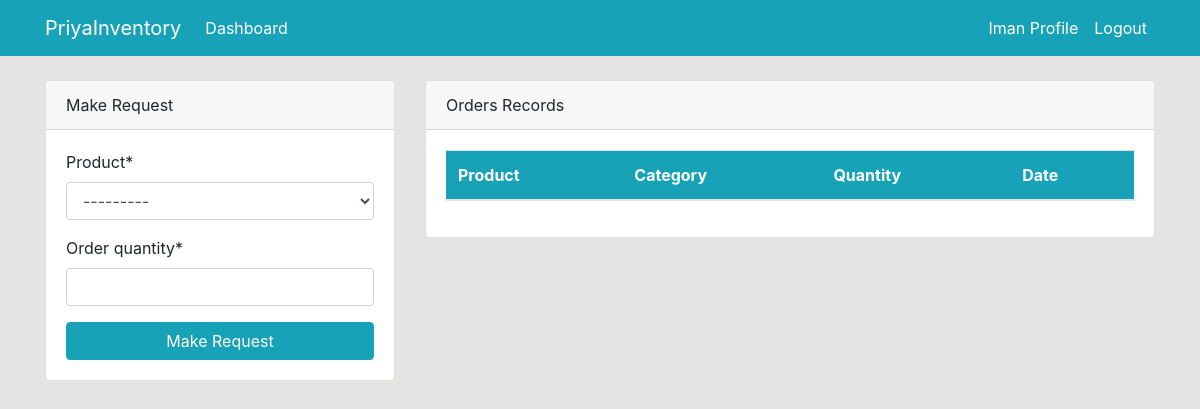
The page /dashboard/ (signed in) on the database as committed earlier.
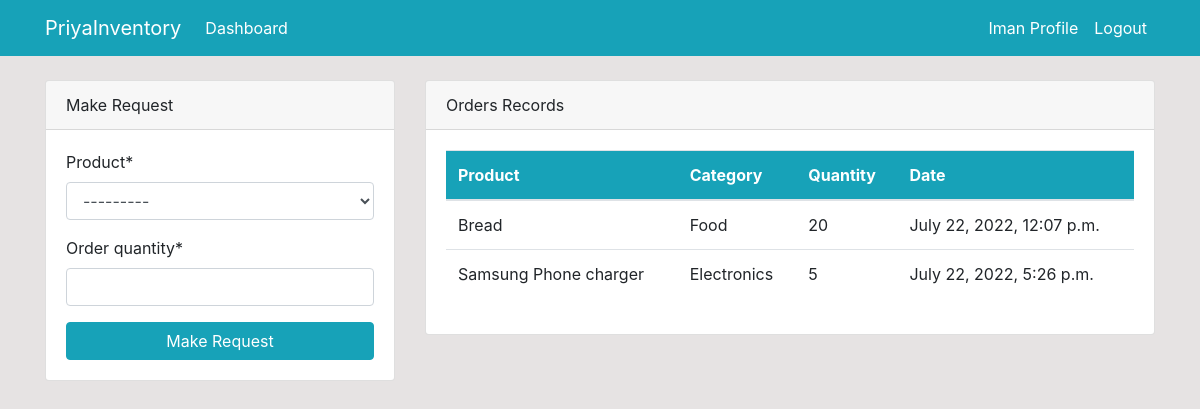
The same page on the database as committed later.
### dashboard/models.py (models this page shows, shortened)
class Order(models.Model):
    product = models.ForeignKey(Product, on_delete=models.CASCADE, null=True)
    staff = models.ForeignKey(User, models.CASCADE, null=True)
    order_quantity = models.PositiveIntegerField(null=True)
    date = models.DateTimeField(auto_now_add=True)
    class Meta:
        verbose_name_plural = 'Order'

class Product(models.Model):
    name = models.CharField(max_length=100, null=True)
    category = models.CharField(max_length=20, choices=CATEGORY, null=True)
    quantity = models.PositiveIntegerField(null=True)
    class Meta:
        verbose_name_plural = 'Product'
    def __str__(self):
        return f'{self.name}-{self.quantity}'

### dashboard/views.py (the view)
# urls.py: path('dashboard/', views.index, name='dashboard-index'),
@login_required
def index(request):
    orders = Order.objects.all()
    products = Product.objects.all()
    orders_count = orders.count()
    product_count = products.count()
    workers_count = User.objects.all().count()
    if request.method=='POST':
        form = OrderForm(request.POST)
        if form.is_valid():
            instance = form.save(commit=False)
            instance.staff = request.user
            instance.save()
            return redirect('dashboard-index')
    else:
        form = OrderForm()
    context={
        'orders': orders,
        'form': form,
        'products': products,
        'product_count': product_count,
        'workers_count': workers_count,
        'orders_count': orders_count,
    }
    return render(request, 'dashboard/index.html', context)

### dashboard/forms.py
class OrderForm(forms.ModelForm):
    class Meta:
        model = Order
        fields = ['product', 'order_quantity']

### templates/dashboard/index.html (shortened to what the changed rows need)
{% extends 'partials/base.html' %}
{% block content %}
{% if user.is_authenticated and user.is_staff and user.is_superuser %}
{% include 'partials/topnav.html' %}
    <div class="container">
        <div class="row my-5">
            <div class="col-md-6">
                <div class="bg-white">
                    <canvas id="myChart1" width="400" height="300"></canvas>
                    <script>
                        var ctx = document.getElementById('myChart1').getContext('2d');
                        var myChart1 = new Chart(ctx, {
                            type: 'pie',
                            data: {
                                labels: [{% for order in orders %} '{{ order.product.name }}', {% endfor %}],
                                datasets: [{
                                    label: 'Orders',
                                    data: [{% for order in orders %} '{{ order.order_quantity }}', {% endfor %}],
                                    backgroundColor: [
                                        'rgba(255, 99, 132, 1)',
                                        'rgba(54, 162, 235, 1)',
                                        'rgba(255, 206, 86, 1)',
                                        'rgba(75, 192, 192, 1)',
                                        'rgba(153, 102, 255, 1)',
                                        'rgba(25,159, 84, 1)',
                                        'rgba(211, 69, 132, 1)',
                                        'rgba(58, 172, 235, 1)',
                                        'rgba(250, 106, 86, 1)',
                                        'rgba(65, 152, 192, 1)',
                                        'rgba(120, 202, 255, 1)',
                                        'rgba(220, 178, 64, 1)'
                                    ],
                                    borderColor: [
                                        'rgba(255, 99, 132, 1)',
                                        'rgba(54, 162, 235, 1)',
                                        'rgba(255, 206, 86, 1)',
                                        'rgba(75, 192, 192, 1)',
                                        'rgba(153, 102, 255, 1)',
                                        'rgba(255, 159, 64, 1)',
                                        'rgba(25, 159, 84, 1)',
                                        'rgba(211, 69, 132, 1)',
                                        'rgba(58, 172, 235, 1)',
                                        'rgba(250, 106, 86, 1)',
                                        'rgba(65, 152, 192, 1)',
                                        'rgba(120, 202, 255, 1)',
                                        'rgba(220, 178, 64, 1)'
                                    ],
                                    borderWidth: 1
                                }]
                            },
                            options: {
                                scales: {
                                    yAxes: [{
                                        ticks: {
                                            beginAtZero: true
                                        }
                                    }]
                                }
                            }
                        });
                    </script>
                </div>
            </div>
            <div class="col-md-6">
                <div class="bg-white">
                    <canvas id="myChart" width="400" height="300"></canvas>
                    <script>
                        var ctx = document.getElementById('myChart').getContext('2d');
                        var myChart = new Chart(ctx, {
                            type: 'bar',
                            data: {
                                labels: [{% for product in products %} '{{product.name}}', {% endfor %}],
                                datasets: [{
                                    label: 'Products',
                                    data: [{% for product in products %} '{{product.quantity}}', {% endfor %}],
                                    backgroundColor: [
                                        'rgba(255, 99, 132, 1)',
                                        'rgba(54, 162, 235, 1)',
                                        'rgba(255, 206, 86, 1)',
                                        'rgba(75, 192, 192, 1)',
                                        'rgba(153, 102, 255, 1)',
                                        'rgba(255, 159, 64, 1)',
                                        'rgba(25, 159, 84, 1)',
                                        'rgba(211, 69, 132, 1)',
                                        'rgba(58, 172, 235, 1)',
                                        'rgba(250, 106, 86, 1)',
                                        'rgba(65, 152, 192, 1)',
                                        'rgba(120, 202, 255, 1)',
                                        'rgba(220, 178, 64, 1)'
                                    ],
                                    borderColor: [
                                        'rgba(255, 99, 132, 1)',
                                        'rgba(54, 162, 235, 1)',
                                        'rgba(255, 206, 86, 1)',
                                        'rgba(75, 192, 192, 1)',
                                        'rgba(153, 102, 255, 1)',
                                        'rgba(255, 159, 64, 1)',
                                        'rgba(25, 159, 84, 1)',
                                        'rgba(211, 69, 132, 1)',
                                        'rgba(58, 172, 235, 1)',
                                        'rgba(250, 106, 86, 1)',
                                        'rgba(65, 152, 192, 1)',
                                        'rgba(120, 202, 255, 1)',
                                        'rgba(220, 178, 64, 1)'
                                    ],
                                    borderWidth: 1
                                }]
                            },
                            options: {
                                scales: {
                                    yAxes: [{
                                        ticks: {
                                            beginAtZero: true
                                        }
                                    }]
                                }
                            }
                        });
                    </script>
                </div>
            </div>
        </div>
    </div>
{% else %}
{% include 'dashboard/staff_index.html' %}
{% endif %}
{% endblock %}

### templates/dashboard/staff_index.html (shortened to what this page needs)
    <div class="container">
        {% load crispy_forms_tags %}
            <div class="row mt-4">
                <div class="col-md-4">
                    <div class="card">
                        <div class="card-header">
                            Make Request
                        </div>
                        <div class="card-body">
                            <form method="POST">
                                {{ form|crispy }}
                                <input class="btn btn-info btn-block" type="submit" value="Make Request">
                            </form>
                        </div>
                    </div>
                </div>
                <div class="col-md-8">
                    <div class="card">
                        <div class="card-header">
                            Orders Records
                        </div>
                        <div class="card-body">
                            <table class="table bg-white">
                                <thead class="bg-info text-white">
                                    <tr>
                                        <th scope="col">Product</th>
                                        <th scope="col">Category</th>
                                        <th scope="col">Quantity</th>
                                        <th scope="col">Date</th>
                                    </tr>
                                </thead>
                                <tbody>
                                    {% for order in orders %}
                                    {% if order.staff == user %}
                                    <tr>
                                        <td>{{ order.product.name }}</td>
                                        <td>{{ order.product.category }}</td>
                                        <td>{{ order.order_quantity }}</td>
                                        <td>{{ order.date }}</td>
                                    </tr>
                                    {% endif %}
                                    {% endfor %}
                                </tbody>
                            </table>
                        </div>
                    </div>
                </div>
            </div>
    </div>

Rows that differ between the two databases and show on the page:
added Order: product.name "Bread", product.category "Food", order_quantity "20", date "July 22, 2022, 12:07 p.m."
added Order: product.name "Samsung Phone charger", product.category "Electronics", order_quantity "5", date "July 22, 2022, 5:26 p.m."
